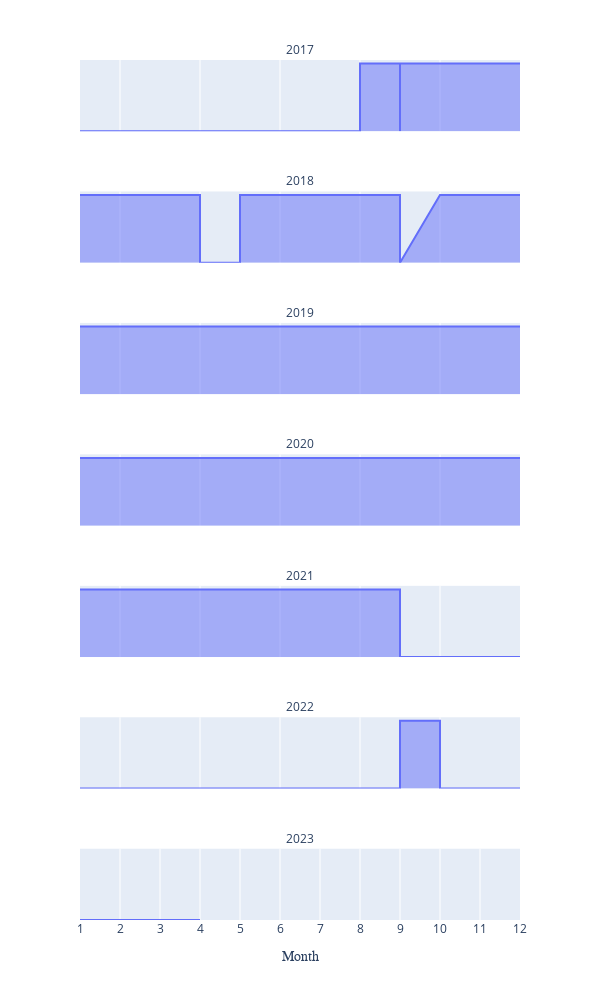

Notebook cell for this chart:
### Code cell
# Plot Scatter plot by years
fig = px.area(d, x='Month', y="shortage_day", facet_col="Year", facet_col_wrap=1,
              width=600, height=1000)
fig.update_yaxes(title='Shortage Yes/No', visible=False, showticklabels=False)
fig.for_each_annotation(lambda a: a.update(text=a.text.split("=")[-1]))
fig.update_xaxes(title_font_family="Arial Narrow")
fig.update_layout(
   xaxis = dict(
      tickmode = 'linear',
      tick0 = 0,
      dtick = 1
   )
)
fig.show()

### Figure 1 — Plotly figure (JSON) as saved in the notebook; plotly's stock layout.template omitted (floating-point values rounded to 4 significant figures; data arrays with more than 128 entries replaced by an {"elided": "..."} marker saying what was removed)
{"data": [{"fillpattern": {"shape": ""}, "hovertemplate": "Year=2017<br>Month=%{x}<br>shortage_day=%{y}<extra></extra>", "legendgroup": "", "line": {"color": "#636efa"}, "marker": {"symbol": "circle"}, "mode": "lines", "name": "", "orientation": "v", "showlegend": false, "stackgroup": "1", "type": "scatter", "x": {"elided": "365 int values"}, "xaxis": "x7", "y": {"elided": "365 int values"}, "yaxis": "y7"}, {"fillpattern": {"shape": ""}, "hovertemplate": "Year=2018<br>Month=%{x}<br>shortage_day=%{y}<extra></extra>", "legendgroup": "", "line": {"color": "#636efa"}, "marker": {"symbol": "circle"}, "mode": "lines", "name": "", "orientation": "v", "showlegend": false, "stackgroup": "1", "type": "scatter", "x": {"elided": "365 int values"}, "xaxis": "x6", "y": {"elided": "365 int values"}, "yaxis": "y6"}, {"fillpattern": {"shape": ""}, "hovertemplate": "Year=2019<br>Month=%{x}<br>shortage_day=%{y}<extra></extra>", "legendgroup": "", "line": {"color": "#636efa"}, "marker": {"symbol": "circle"}, "mode": "lines", "name": "", "orientation": "v", "showlegend": false, "stackgroup": "1", "type": "scatter", "x": {"elided": "365 int values"}, "xaxis": "x5", "y": {"elided": "365 int values"}, "yaxis": "y5"}, {"fillpattern": {"shape": ""}, "hovertemplate": "Year=2020<br>Month=%{x}<br>shortage_day=%{y}<extra></extra>", "legendgroup": "", "line": {"color": "#636efa"}, "marker": {"symbol": "circle"}, "mode": "lines", "name": "", "orientation": "v", "showlegend": false, "stackgroup": "1", "type": "scatter", "x": {"elided": "366 int values"}, "xaxis": "x4", "y": {"elided": "366 int values"}, "yaxis": "y4"}, {"fillpattern": {"shape": ""}, "hovertemplate": "Year=2021<br>Month=%{x}<br>shortage_day=%{y}<extra></extra>", "legendgroup": "", "line": {"color": "#636efa"}, "marker": {"symbol": "circle"}, "mode": "lines", "name": "", "orientation": "v", "showlegend": false, "stackgroup": "1", "type": "scatter", "x": {"elided": "365 int values"}, "xaxis": "x3", "y": {"elided": "365 int values"}, "yaxis": "y3"}, {"fillpattern": {"shape": ""}, "hovertemplate": "Year=2022<br>Month=%{x}<br>shortage_day=%{y}<extra></extra>", "legendgroup": "", "line": {"color": "#636efa"}, "marker": {"symbol": "circle"}, "mode": "lines", "name": "", "orientation": "v", "showlegend": false, "stackgroup": "1", "type": "scatter", "x": {"elided": "365 int values"}, "xaxis": "x2", "y": {"elided": "365 int values"}, "yaxis": "y2"}, {"fillpattern": {"shape": ""}, "hovertemplate": "Year=2023<br>Month=%{x}<br>shortage_day=%{y}<extra></extra>", "legendgroup": "", "line": {"color": "#636efa"}, "marker": {"symbol": "circle"}, "mode": "lines", "name": "", "orientation": "v", "showlegend": false, "stackgroup": "1", "type": "scatter", "x": [1, 1, 1, 1, 1, 1, 1, 1, 1, 1, 1, 1, 1, 1, 1, 1, 1, 1, 1, 1, 1, 1, 1, 1, 1, 1, 1, 1, 1, 1, 1, 2, 2, 2, 2, 2, 2, 2, 2, 2, 2, 2, 2, 2, 2, 2, 2, 2, 2, 2, 2, 2, 2, 2, 2, 2, 2, 2, 2, 3, 3, 3, 3, 3, 3, 3, 3, 3, 3, 3, 3, 3, 3, 3, 3, 3, 3, 3, 3, 3, 3, 3, 3, 3, 3, 3, 3, 3, 3, 3, 4, 4, 4, 4, 4, 4, 4, 4, 4, 4, 4, 4], "xaxis": "x", "y": [0, 0, 0, 0, 0, 0, 0, 0, 0, 0, 0, 0, 0, 0, 0, 0, 0, 0, 0, 0, 0, 0, 0, 0, 0, 0, 0, 0, 0, 0, 0, 0, 0, 0, 0, 0, 0, 0, 0, 0, 0, 0, 0, 0, 0, 0, 0, 0, 0, 0, 0, 0, 0, 0, 0, 0, 0, 0, 0, 0, 0, 0, 0, 0, 0, 0, 0, 0, 0, 0, 0, 0, 0, 0, 0, 0, 0, 0, 0, 0, 0, 0, 0, 0, 0, 0, 0, 0, 0, 0, 0, 0, 0, 0, 0, 0, 0, 0, 0, 0, 0, 0], "yaxis": "y"}], "layout": {"annotations": [{"font": {}, "showarrow": false, "text": "2023", "x": 0.5, "xanchor": "center", "xref": "paper", "y": 0.08286, "yanchor": "bottom", "yref": "paper"}, {"font": {}, "showarrow": false, "text": "2022", "x": 0.5, "xanchor": "center", "xref": "paper", "y": 0.2357, "yanchor": "bottom", "yref": "paper"}, {"font": {}, "showarrow": false, "text": "2021", "x": 0.5, "xanchor": "center", "xref": "paper", "y": 0.3886, "yanchor": "bottom", "yref": "paper"}, {"font": {}, "showarrow": false, "text": "2020", "x": 0.5, "xanchor": "center", "xref": "paper", "y": 0.5414, "yanchor": "bottom", "yref": "paper"}, {"font": {}, "showarrow": false, "text": "2019", "x": 0.5, "xanchor": "center", "xref": "paper", "y": 0.6943, "yanchor": "bottom", "yref": "paper"}, {"font": {}, "showarrow": false, "text": "2018", "x": 0.5, "xanchor": "center", "xref": "paper", "y": 0.8471, "yanchor": "bottom", "yref": "paper"}, {"font": {}, "showarrow": false, "text": "2017", "x": 0.5, "xanchor": "center", "xref": "paper", "y": 1, "yanchor": "bottom", "yref": "paper"}], "height": 1000, "legend": {"tracegroupgap": 0}, "margin": {"t": 60}, "width": 600, "xaxis": {"anchor": "y", "domain": [0, 1], "dtick": 1, "tick0": 0, "tickmode": "linear", "title": {"font": {"family": "Arial Narrow"}, "text": "Month"}}, "xaxis2": {"anchor": "y2", "domain": [0, 1], "matches": "x", "showticklabels": false, "title": {"font": {"family": "Arial Narrow"}}}, "xaxis3": {"anchor": "y3", "domain": [0, 1], "matches": "x", "showticklabels": false, "title": {"font": {"family": "Arial Narrow"}}}, "xaxis4": {"anchor": "y4", "domain": [0, 1], "matches": "x", "showticklabels": false, "title": {"font": {"family": "Arial Narrow"}}}, "xaxis5": {"anchor": "y5", "domain": [0, 1], "matches": "x", "showticklabels": false, "title": {"font": {"family": "Arial Narrow"}}}, "xaxis6": {"anchor": "y6", "domain": [0, 1], "matches": "x", "showticklabels": false, "title": {"font": {"family": "Arial Narrow"}}}, "xaxis7": {"anchor": "y7", "domain": [0, 1], "matches": "x", "showticklabels": false, "title": {"font": {"family": "Arial Narrow"}}}, "yaxis": {"anchor": "x", "domain": [0, 0.08286], "showticklabels": false, "title": {"text": "Shortage Yes/No"}, "visible": false}, "yaxis2": {"anchor": "x2", "domain": [0.1529, 0.2357], "matches": "y", "showticklabels": false, "title": {"text": "Shortage Yes/No"}, "visible": false}, "yaxis3": {"anchor": "x3", "domain": [0.3057, 0.3886], "matches": "y", "showticklabels": false, "title": {"text": "Shortage Yes/No"}, "visible": false}, "yaxis4": {"anchor": "x4", "domain": [0.4586, 0.5414], "matches": "y", "showticklabels": false, "title": {"text": "Shortage Yes/No"}, "visible": false}, "yaxis5": {"anchor": "x5", "domain": [0.6114, 0.6943], "matches": "y", "showticklabels": false, "title": {"text": "Shortage Yes/No"}, "visible": false}, "yaxis6": {"anchor": "x6", "domain": [0.7643, 0.8471], "matches": "y", "showticklabels": false, "title": {"text": "Shortage Yes/No"}, "visible": false}, "yaxis7": {"anchor": "x7", "domain": [0.9171, 1], "matches": "y", "showticklabels": false, "title": {"text": "Shortage Yes/No"}, "visible": false}}}
